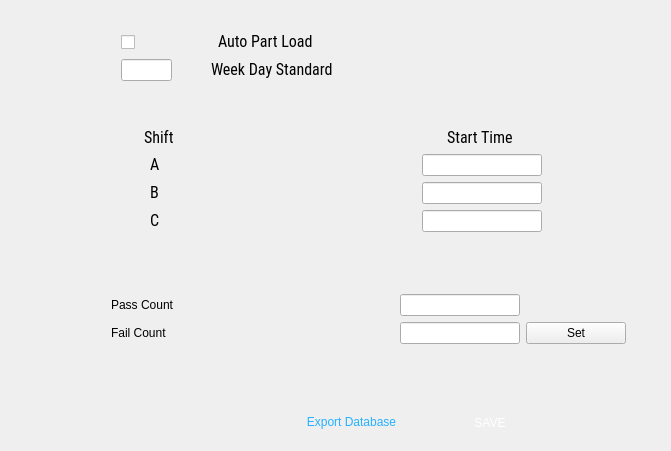
             <widget class="QFrame" name="frame">
              <property name="minimumSize">
               <size>
                <width>671</width>
                <height>451</height>
               </size>
              </property>
              <property name="maximumSize">
               <size>
                <width>671</width>
                <height>451</height>
               </size>
              </property>
              <property name="frameShape">
               <enum>QFrame::NoFrame</enum>
              </property>
              <property name="frameShadow">
               <enum>QFrame::Plain</enum>
              </property>
              <layout class="QGridLayout" name="gridLayout_2">
               <item row="0" column="0">
                <spacer name="verticalSpacer_14">
                 <property name="orientation">
                  <enum>Qt::Vertical</enum>
                 </property>
                 <property name="sizeType">
                  <enum>QSizePolicy::Maximum</enum>
                 </property>
                 <property name="sizeHint" stdset="0">
                  <size>
                   <width>20</width>
                   <height>20</height>
                  </size>
                 </property>
                </spacer>
               </item>
               <item row="1" column="0">
                <layout class="QVBoxLayout" name="verticalLayout_6">
                 <item>
                  <layout class="QHBoxLayout" name="horizontalLayout_27">
                   <item>
                    <spacer name="horizontalSpacer_13">
                     <property name="orientation">
                      <enum>Qt::Horizontal</enum>
                     </property>
                     <property name="sizeType">
                      <enum>QSizePolicy::Maximum</enum>
                     </property>
                     <property name="sizeHint" stdset="0">
                      <size>
                       <width>40</width>
                       <height>20</height>
                      </size>
                     </property>
                    </spacer>
                   </item>
                   <item>
                    <widget class="QCheckBox" name="checkBox_45">
                     <property name="maximumSize">
                      <size>
                       <width>21</width>
                       <height>26</height>
                      </size>
                     </property>
                     <property name="text">
                      <string/>
                     </property>
                    </widget>
                   </item>
                   <item>
                    <widget class="QLabel" name="label_25">
                     <property name="minimumSize">
                      <size>
                       <width>100</width>
                       <height>22</height>
                      </size>
                     </property>
                     <property name="maximumSize">
                      <size>
                       <width>163</width>
                       <height>22</height>
                      </size>
                     </property>
                     <property name="font">
                      <font>
                       <family>Roboto Condensed</family>
                       <pointsize>14</pointsize>
                       <weight>50</weight>
                       <italic>false</italic>
                       <bold>false</bold>
                      </font>
                     </property>
                     <property name="styleSheet">
                      <string notr="true">font: 14pt &quot;Roboto Condensed&quot;;</string>
                     </property>
                     <property name="text">
                      <string>&lt;html&gt;&lt;head/&gt;&lt;body&gt;&lt;p&gt;&lt;span style=&quot; font-size:12pt;&quot;&gt;Auto Part Load&lt;/span&gt;&lt;/p&gt;&lt;/body&gt;&lt;/html&gt;</string>
                     </property>
                    </widget>
                   </item>
                   <item>
                    <spacer name="horizontalSpacer_7">
                     <property name="orientation">
                      <enum>Qt::Horizontal</enum>
                     </property>
                     <property name="sizeType">
                      <enum>QSizePolicy::Maximum</enum>
                     </property>
                     <property name="sizeHint" stdset="0">
                      <size>
                       <width>207</width>
                       <height>20</height>
                      </size>
                     </property>
                    </spacer>
                   </item>
                  </layout>
                 </item>
                 <item>
                  <layout class="QHBoxLayout" name="horizontalLayout_17">
                   <item>
                    <spacer name="horizontalSpacer_23">
                     <property name="orientation">
                      <enum>Qt::Horizontal</enum>
                     </property>
                     <property name="sizeType">
                      <enum>QSizePolicy::Maximum</enum>
                     </property>
                     <property name="sizeHint" stdset="0">
                      <size>
                       <width>77</width>
                       <height>20</height>
                      </size>
                     </property>
                    </spacer>
                   </item>
                   <item>
                    <widget class="QLineEdit" name="lineEdit_70">
                     <property name="maximumSize">
                      <size>
                       <width>51</width>
                       <height>31</height>
                      </size>
                     </property>
                     <property name="frame">
                      <bool>true</bool>
                     </property>
                    </widget>
                   </item>
                   <item>
                    <widget class="QLabel" name="label_31">
                     <property name="minimumSize">
                      <size>
                       <width>124</width>
                       <height>21</height>
                      </size>
                     </property>
                     <property name="maximumSize">
                      <size>
                       <width>124</width>
                       <height>21</height>
                      </size>
                     </property>
                     <property name="font">
                      <font>
                       <family>Roboto Condensed</family>
                       <pointsize>14</pointsize>
                       <weight>50</weight>
                       <italic>false</italic>
                       <bold>false</bold>
                      </font>
                     </property>
                     <property name="styleSheet">
                      <string notr="true">font: 14pt &quot;Roboto Condensed&quot;;</string>
                     </property>
                     <property name="text">
                      <string>&lt;html&gt;&lt;head/&gt;&lt;body&gt;&lt;p&gt;&lt;span style=&quot; font-size:12pt;&quot;&gt;Week Day Standard&lt;/span&gt;&lt;/p&gt;&lt;/body&gt;&lt;/html&gt;</string>
                     </property>
                    </widget>
                   </item>
                   <item>
                    <spacer name="horizontalSpacer_17">
                     <property name="orientation">
                      <enum>Qt::Horizontal</enum>
                     </property>
                     <property name="sizeType">
                      <enum>QSizePolicy::Maximum</enum>
                     </property>
                     <property name="sizeHint" stdset="0">
                      <size>
                       <width>292</width>
                       <height>20</height>
                      </size>
                     </property>
                    </spacer>
                   </item>
                  </layout>
                 </item>
                 <item>
                  <spacer name="verticalSpacer">
                   <property name="orientation">
                    <enum>Qt::Vertical</enum>
                   </property>
                   <property name="sizeType">
                    <enum>QSizePolicy::Maximum</enum>
                   </property>
                   <property name="sizeHint" stdset="0">
                    <size>
                     <width>20</width>
                     <height>40</height>
                    </size>
                   </property>
                  </spacer>
                 </item>
                 <item>
                  <layout class="QHBoxLayout" name="horizontalLayout_34">
                   <item>
                    <spacer name="horizontalSpacer_24">
                     <property name="orientation">
                      <enum>Qt::Horizontal</enum>
                     </property>
                     <property name="sizeType">
                      <enum>QSizePolicy::Maximum</enum>
                     </property>
                     <property name="sizeHint" stdset="0">
                      <size>
                       <width>40</width>
                       <height>20</height>
                      </size>
                     </property>
                    </spacer>
                   </item>
                   <item>
                    <widget class="QLabel" name="label_33">
                     <property name="minimumSize">
                      <size>
                       <width>40</width>
                       <height>21</height>
                      </size>
                     </property>
                     <property name="maximumSize">
                      <size>
                       <width>60</width>
                       <height>21</height>
                      </size>
                     </property>
                     <property name="font">
                      <font>
                       <family>Roboto Condensed</family>
                       <pointsize>14</pointsize>
                       <weight>50</weight>
                       <italic>false</italic>
                       <bold>false</bold>
                      </font>
                     </property>
                     <property name="styleSheet">
                      <string notr="true">font: 14pt &quot;Roboto Condensed&quot;;</string>
                     </property>
                     <property name="text">
                      <string>&lt;html&gt;&lt;head/&gt;&lt;body&gt;&lt;p&gt;&lt;span style=&quot; font-size:12pt;&quot;&gt;Shift&lt;/span&gt;&lt;/p&gt;&lt;/body&gt;&lt;/html&gt;</string>
                     </property>
                    </widget>
                   </item>
                   <item>
                    <spacer name="horizontalSpacer_36">
                     <property name="orientation">
                      <enum>Qt::Horizontal</enum>
                     </property>
                     <property name="sizeType">
                      <enum>QSizePolicy::Maximum</enum>
                     </property>
                     <property name="sizeHint" stdset="0">
                      <size>
                       <width>144</width>
                       <height>20</height>
                      </size>
                     </property>
                    </spacer>
                   </item>
                   <item>
                    <widget class="QLabel" name="label_34">
                     <property name="minimumSize">
                      <size>
                       <width>60</width>
                       <height>21</height>
                      </size>
                     </property>
                     <property name="maximumSize">
                      <size>
                       <width>80</width>
                       <height>21</height>
                      </size>
                     </property>
                     <property name="font">
                      <font>
                       <family>Roboto Condensed</family>
                       <pointsize>14</pointsize>
                       <weight>50</weight>
                       <italic>false</italic>
                       <bold>false</bold>
                      </font>
                     </property>
                     <property name="styleSheet">
                      <string notr="true">font: 14pt &quot;Roboto Condensed&quot;;</string>
                     </property>
                     <property name="text">
                      <string>&lt;html&gt;&lt;head/&gt;&lt;body&gt;&lt;p&gt;&lt;span style=&quot; font-size:12pt;&quot;&gt;Start Time&lt;/span&gt;&lt;/p&gt;&lt;/body&gt;&lt;/html&gt;</string>
                     </property>
                    </widget>
                   </item>
                   <item>
                    <spacer name="horizontalSpacer_9">
                     <property name="orientation">
                      <enum>Qt::Horizontal</enum>
                     </property>
                     <property name="sizeType">
                      <enum>QSizePolicy::Maximum</enum>
                     </property>
                     <property name="sizeHint" stdset="0">
                      <size>
                       <width>40</width>
                       <height>20</height>
                      </size>
                     </property>
                    </spacer>
                   </item>
                  </layout>
                 </item>
                 <item>
                  <layout class="QHBoxLayout" name="horizontalLayout_35">
                   <item>
                    <spacer name="horizontalSpacer_25">
                     <property name="orientation">
                      <enum>Qt::Horizontal</enum>
                     </property>
                     <property name="sizeType">
                      <enum>QSizePolicy::Maximum</enum>
                     </property>
                     <property name="sizeHint" stdset="0">
                      <size>
                       <width>62</width>
                       <height>20</height>
                      </size>
                     </property>
                    </spacer>
                   </item>
                   <item>
                    <widget class="QLabel" name="label_35">
                     <property name="minimumSize">
                      <size>
                       <width>40</width>
                       <height>21</height>
                      </size>
                     </property>
                     <property name="maximumSize">
                      <size>
                       <width>40</width>
                       <height>21</height>
                      </size>
                     </property>
                     <property name="font">
                      <font>
                       <family>Roboto Condensed</family>
                       <pointsize>14</pointsize>
                       <weight>50</weight>
                       <italic>false</italic>
                       <bold>false</bold>
                      </font>
                     </property>
                     <property name="styleSheet">
                      <string notr="true">font: 14pt &quot;Roboto Condensed&quot;;</string>
                     </property>
                     <property name="text">
                      <string>&lt;html&gt;&lt;head/&gt;&lt;body&gt;&lt;p&gt;&lt;span style=&quot; font-size:12pt;&quot;&gt;A&lt;/span&gt;&lt;/p&gt;&lt;/body&gt;&lt;/html&gt;</string>
                     </property>
                     <property name="alignment">
                      <set>Qt::AlignLeading|Qt::AlignLeft|Qt::AlignVCenter</set>
                     </property>
                    </widget>
                   </item>
                   <item>
                    <spacer name="horizontalSpacer_33">
                     <property name="orientation">
                      <enum>Qt::Horizontal</enum>
                     </property>
                     <property name="sizeType">
                      <enum>QSizePolicy::Maximum</enum>
                     </property>
                     <property name="sizeHint" stdset="0">
                      <size>
                       <width>149</width>
                       <height>20</height>
                      </size>
                     </property>
                    </spacer>
                   </item>
                   <item>
                    <widget class="QLineEdit" name="lineEdit_61">
                     <property name="maximumSize">
                      <size>
                       <width>120</width>
                       <height>31</height>
                      </size>
                     </property>
                     <property name="text">
                      <string/>
                     </property>
                     <property name="frame">
                      <bool>true</bool>
                     </property>
                    </widget>
                   </item>
                   <item>
                    <spacer name="horizontalSpacer_29">
                     <property name="orientation">
                      <enum>Qt::Horizontal</enum>
                     </property>
                     <property name="sizeType">
                      <enum>QSizePolicy::Maximum</enum>
                     </property>
                     <property name="sizeHint" stdset="0">
                      <size>
                       <width>40</width>
                       <height>20</height>
                      </size>
                     </property>
                    </spacer>
                   </item>
                  </layout>
                 </item>
                 <item>
                  <layout class="QHBoxLayout" name="horizontalLayout_36">
                   <item>
                    <spacer name="horizontalSpacer_27">
                     <property name="orientation">
                      <enum>Qt::Horizontal</enum>
                     </property>
                     <property name="sizeType">
                      <enum>QSizePolicy::Maximum</enum>
                     </property>
                     <property name="sizeHint" stdset="0">
                      <size>
                       <width>62</width>
                       <height>20</height>
                      </size>
                     </property>
                    </spacer>
                   </item>
                   <item>
                    <widget class="QLabel" name="label_38">
                     <property name="minimumSize">
                      <size>
                       <width>40</width>
                       <height>21</height>
                      </size>
                     </property>
                     <property name="maximumSize">
                      <size>
                       <width>40</width>
                       <height>21</height>
                      </size>
                     </property>
                     <property name="font">
                      <font>
                       <family>Roboto Condensed</family>
                       <pointsize>14</pointsize>
                       <weight>50</weight>
                       <italic>false</italic>
                       <bold>false</bold>
                      </font>
                     </property>
                     <property name="styleSheet">
                      <string notr="true">font: 14pt &quot;Roboto Condensed&quot;;</string>
                     </property>
                     <property name="text">
                      <string>&lt;html&gt;&lt;head/&gt;&lt;body&gt;&lt;p&gt;&lt;span style=&quot; font-size:12pt;&quot;&gt;B&lt;/span&gt;&lt;/p&gt;&lt;/body&gt;&lt;/html&gt;</string>
                     </property>
                     <property name="alignment">
                      <set>Qt::AlignLeading|Qt::AlignLeft|Qt::AlignVCenter</set>
                     </property>
                    </widget>
                   </item>
                   <item>
                    <spacer name="horizontalSpacer_34">
                     <property name="orientation">
                      <enum>Qt::Horizontal</enum>
                     </property>
                     <property name="sizeType">
                      <enum>QSizePolicy::Maximum</enum>
                     </property>
                     <property name="sizeHint" stdset="0">
                      <size>
                       <width>149</width>
                       <height>20</height>
                      </size>
                     </property>
                    </spacer>
                   </item>
                   <item>
                    <widget class="QLineEdit" name="lineEdit_72">
                     <property name="maximumSize">
                      <size>
                       <width>120</width>
                       <height>31</height>
                      </size>
                     </property>
                     <property name="frame">
                      <bool>true</bool>
                     </property>
                    </widget>
                   </item>
                   <item>
                    <spacer name="horizontalSpacer_30">
                     <property name="orientation">
                      <enum>Qt::Horizontal</enum>
                     </property>
                     <property name="sizeType">
                      <enum>QSizePolicy::Maximum</enum>
                     </property>
                     <property name="sizeHint" stdset="0">
                      <size>
                       <width>40</width>
                       <height>20</height>
                      </size>
                     </property>
                    </spacer>
                   </item>
                  </layout>
                 </item>
                 <item>
                  <layout class="QHBoxLayout" name="horizontalLayout_37">
                   <item>
                    <spacer name="horizontalSpacer_28">
                     <property name="orientation">
                      <enum>Qt::Horizontal</enum>
                     </property>
                     <property name="sizeType">
                      <enum>QSizePolicy::Maximum</enum>
                     </property>
                     <property name="sizeHint" stdset="0">
                      <size>
                       <width>62</width>
                       <height>20</height>
                      </size>
                     </property>
                    </spacer>
                   </item>
                   <item>
                    <widget class="QLabel" name="label_36">
                     <property name="minimumSize">
                      <size>
                       <width>40</width>
                       <height>21</height>
                      </size>
                     </property>
                     <property name="maximumSize">
                      <size>
                       <width>40</width>
                       <height>21</height>
                      </size>
                     </property>
                     <property name="font">
                      <font>
                       <family>Roboto Condensed</family>
                       <pointsize>14</pointsize>
                       <weight>50</weight>
                       <italic>false</italic>
                       <bold>false</bold>
                      </font>
                     </property>
                     <property name="styleSheet">
                      <string notr="true">font: 14pt &quot;Roboto Condensed&quot;;</string>
                     </property>
                     <property name="text">
                      <string>&lt;html&gt;&lt;head/&gt;&lt;body&gt;&lt;p&gt;&lt;span style=&quot; font-size:12pt;&quot;&gt;C&lt;/span&gt;&lt;/p&gt;&lt;/body&gt;&lt;/html&gt;</string>
                     </property>
                     <property name="alignment">
                      <set>Qt::AlignLeading|Qt::AlignLeft|Qt::AlignVCenter</set>
                     </property>
                    </widget>
                   </item>
                   <item>
                    <spacer name="horizontalSpacer_35">
                     <property name="orientation">
                      <enum>Qt::Horizontal</enum>
                     </property>
                     <property name="sizeType">
                      <enum>QSizePolicy::Maximum</enum>
                     </property>
                     <property name="sizeHint" stdset="0">
                      <size>
                       <width>149</width>
                       <height>20</height>
                      </size>
                     </property>
                    </spacer>
                   </item>
                   <item>
                    <widget class="QLineEdit" name="lineEdit_63">
                     <property name="maximumSize">
                      <size>
                       <width>120</width>
                       <height>31</height>
                      </size>
                     </property>
                     <property name="frame">
                      <bool>true</bool>
                     </property>
                    </widget>
                   </item>
                   <item>
                    <spacer name="horizontalSpacer_31">
                     <property name="orientation">
                      <enum>Qt::Horizontal</enum>
                     </property>
                     <property name="sizeType">
                      <enum>QSizePolicy::Maximum</enum>
                     </property>
                     <property name="sizeHint" stdset="0">
                      <size>
                       <width>40</width>
                       <height>20</height>
                      </size>
                     </property>
                    </spacer>
                   </item>
                  </layout>
                 </item>
                 <item>
                  <spacer name="verticalSpacer_18">
                   <property name="orientation">
                    <enum>Qt::Vertical</enum>
                   </property>
                   <property name="sizeHint" stdset="0">
                    <size>
                     <width>20</width>
                     <height>40</height>
                    </size>
                   </property>
                  </spacer>
                 </item>
                 <item>
                  <layout class="QGridLayout" name="gridLayout_7">
                   <item row="0" column="3">
                    <widget class="QLineEdit" name="lineEdit_6">
                     <property name="maximumSize">
                      <size>
                       <width>120</width>
                       <height>16777215</height>
                      </size>
                     </property>
                    </widget>
                   </item>
                   <item row="0" column="0">
                    <spacer name="horizontalSpacer_41">
                     <property name="orientation">
                      <enum>Qt::Horizontal</enum>
                     </property>
                     <property name="sizeType">
                      <enum>QSizePolicy::Maximum</enum>
                     </property>
                     <property name="sizeHint" stdset="0">
                      <size>
                       <width>100</width>
                       <height>20</height>
                      </size>
                     </property>
                    </spacer>
                   </item>
                   <item row="0" column="1">
                    <widget class="QLabel" name="label_3">
                     <property name="maximumSize">
                      <size>
                       <width>100</width>
                       <height>16777215</height>
                      </size>
                     </property>
                     <property name="styleSheet">
                      <string notr="true">font: 14pt &quot;Roboto Condensed&quot;;</string>
                     </property>
                     <property name="text">
                      <string>Pass Count</string>
                     </property>
                    </widget>
                   </item>
                   <item row="1" column="1">
                    <widget class="QLabel" name="label_6">
                     <property name="maximumSize">
                      <size>
                       <width>100</width>
                       <height>16777215</height>
                      </size>
                     </property>
                     <property name="styleSheet">
                      <string notr="true">font: 14pt &quot;Roboto Condensed&quot;;</string>
                     </property>
                     <property name="text">
                      <string>Fail Count</string>
                     </property>
                    </widget>
                   </item>
                   <item row="1" column="3">
                    <widget class="QLineEdit" name="lineEdit_7">
                     <property name="maximumSize">
                      <size>
                       <width>120</width>
                       <height>16777215</height>
                      </size>
                     </property>
                    </widget>
                   </item>
                   <item row="0" column="4">
                    <spacer name="horizontalSpacer_42">
                     <property name="orientation">
                      <enum>Qt::Horizontal</enum>
                     </property>
                     <property name="sizeHint" stdset="0">
                      <size>
                       <width>20</width>
                       <height>20</height>
                      </size>
                     </property>
                    </spacer>
                   </item>
                   <item row="1" column="4">
                    <widget class="QPushButton" name="pushButton_11">
                     <property name="maximumSize">
                      <size>
                       <width>100</width>
                       <height>16777215</height>
                      </size>
                     </property>
                     <property name="styleSheet">
                      <string notr="true">font: 14pt &quot;Roboto Condensed&quot;;</string>
                     </property>
                     <property name="text">
                      <string>Set</string>
                     </property>
                    </widget>
                   </item>
                   <item row="0" column="2">
                    <spacer name="horizontalSpacer_43">
                     <property name="orientation">
                      <enum>Qt::Horizontal</enum>
                     </property>
                     <property name="sizeType">
                      <enum>QSizePolicy::Maximum</enum>
                     </property>
                     <property name="sizeHint" stdset="0">
                      <size>
                       <width>220</width>
                       <height>20</height>
                      </size>
                     </property>
                    </spacer>
                   </item>
                  </layout>
                 </item>
                 <item>
                  <spacer name="verticalSpacer_20">
                   <property name="orientation">
                    <enum>Qt::Vertical</enum>
                   </property>
                   <property name="sizeHint" stdset="0">
                    <size>
                     <width>20</width>
                     <height>40</height>
                    </size>
                   </property>
                  </spacer>
                 </item>
                 <item>
                  <layout class="QHBoxLayout" name="horizontalLayout_3">
                   <item>
                    <spacer name="horizontalSpacer_8">
                     <property name="orientation">
                      <enum>Qt::Horizontal</enum>
                     </property>
                     <property name="sizeHint" stdset="0">
                      <size>
                       <width>40</width>
                       <height>20</height>
                      </size>
                     </property>
                    </spacer>
                   </item>
                   <item>
                    <widget class="QPushButton" name="pushButton_2">
                     <property name="minimumSize">
                      <size>
                       <width>135</width>
                       <height>30</height>
                      </size>
                     </property>
                     <property name="maximumSize">
                      <size>
                       <width>135</width>
                       <height>30</height>
                      </size>
                     </property>
                     <property name="focusPolicy">
                      <enum>Qt::NoFocus</enum>
                     </property>
                     <property name="styleSheet">
                      <string notr="true">border-image: url(:/images/final_assets/Secondary_btn/exp_db.png);
color: rgb(38, 177, 255);
font: 12pt &quot;Roboto [GOOG]&quot;;</string>
                     </property>
                     <property name="text">
                      <string>Export Database</string>
                     </property>
                     <property name="flat">
                      <bool>true</bool>
                     </property>
                    </widget>
                   </item>
                   <item>
                    <widget class="QPushButton" name="pushButton_4">
                     <property name="minimumSize">
                      <size>
                       <width>130</width>
                       <height>35</height>
                      </size>
                     </property>
                     <property name="maximumSize">
                      <size>
                       <width>127</width>
                       <height>35</height>
                      </size>
                     </property>
                     <property name="focusPolicy">
                      <enum>Qt::NoFocus</enum>
                     </property>
                     <property name="styleSheet">
                      <string notr="true">background-image: url(:/images/final_assets/Main_Btn/btn_normal.png);
color: rgb(255, 255, 255);
font: 14pt &quot;Roboto [GOOG]&quot;;</string>
                     </property>
                     <property name="text">
                      <string>SAVE</string>
                     </property>
                     <property name="flat">
                      <bool>true</bool>
                     </property>
                    </widget>
                   </item>
                   <item>
                    <spacer name="horizontalSpacer_32">
                     <property name="orientation">
                      <enum>Qt::Horizontal</enum>
                     </property>
                     <property name="sizeType">
                      <enum>QSizePolicy::Maximum</enum>
                     </property>
                     <property name="sizeHint" stdset="0">
                      <size>
                       <width>105</width>
                       <height>20</height>
                      </size>
                     </property>
                    </spacer>
                   </item>
                  </layout>
                 </item>
                </layout>
               </item>
              </layout>
             </widget>
